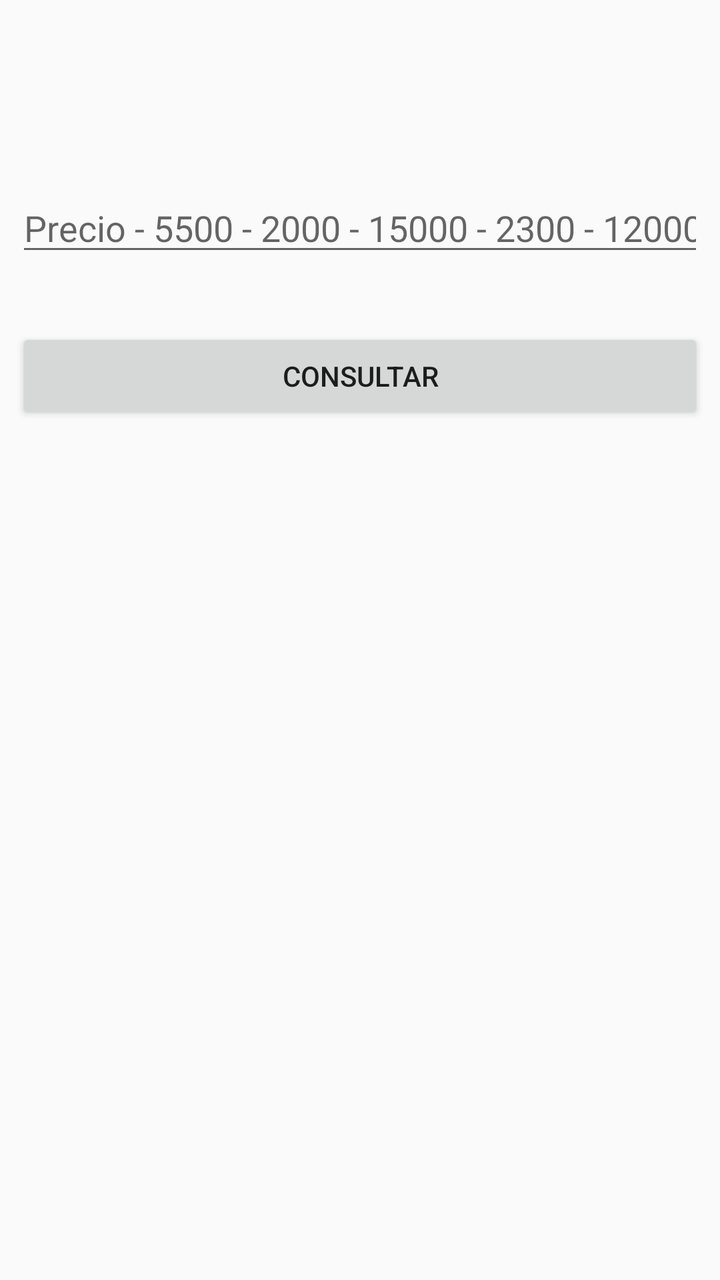
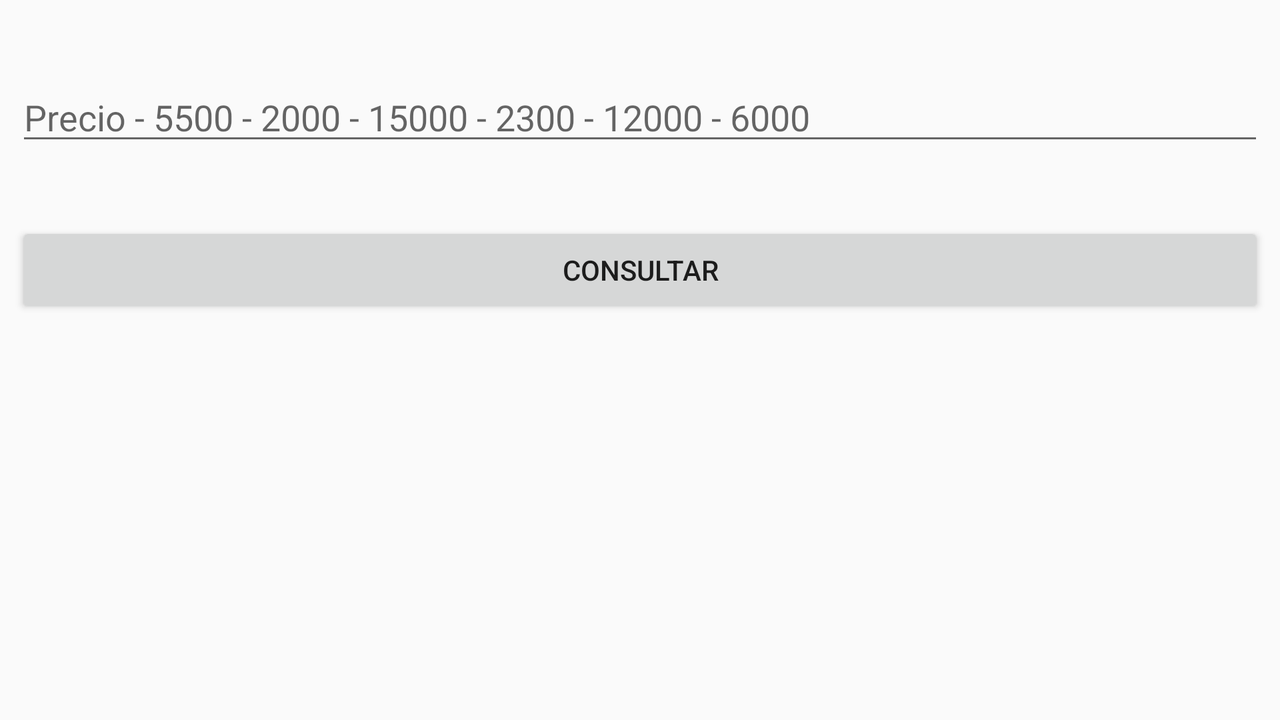

Two renders of one Android screen. The first uses the default layout on a phone; the second uses the alternative layout the repository ships for a different screen configuration, on a matching device. The two XML files are below.
<!-- AndroidManifest.xml: application theme AppTheme -->
<!-- res/layout/activity_precios.xml -->
<?xml version="1.0" encoding="utf-8"?>
<android.support.constraint.ConstraintLayout xmlns:android="http://schemas.android.com/apk/res/android"
    xmlns:app="http://schemas.android.com/apk/res-auto"
    xmlns:tools="http://schemas.android.com/tools"
    android:layout_width="match_parent"
    android:layout_height="match_parent"
    tools:context=".Precios">

    <EditText
        android:id="@+id/etPrecios"
        android:layout_width="0dp"
        android:layout_height="wrap_content"
        android:layout_marginStart="8dp"
        android:layout_marginTop="40dp"
        android:layout_marginEnd="8dp"
        android:layout_marginBottom="8dp"

        android:ems="10"
        android:hint="Precio - 5500 - 2000 - 15000 - 2300 - 12000 - 6000    "
        android:inputType="number"
        app:layout_constraintBottom_toTopOf="@+id/guideline2"
        app:layout_constraintEnd_toEndOf="parent"
        app:layout_constraintHorizontal_bias="0.0"
        app:layout_constraintStart_toStartOf="parent"
        app:layout_constraintTop_toTopOf="parent"
        app:layout_constraintVertical_bias="0.733" />

    <Button
        android:id="@+id/btnConsultar"
        android:layout_width="0dp"
        android:layout_height="wrap_content"
        android:layout_marginStart="8dp"
        android:layout_marginTop="4dp"
        android:layout_marginEnd="8dp"
        android:onClick="consultar"
        android:text="Consultar"
        app:layout_constraintEnd_toEndOf="parent"
        app:layout_constraintHorizontal_bias="0.0"
        app:layout_constraintStart_toStartOf="parent"
        app:layout_constraintTop_toTopOf="@+id/guideline2" />

    <android.support.v7.widget.RecyclerView
        android:id="@+id/rvVista"
        android:layout_width="0dp"
        android:layout_height="0dp"
        android:layout_marginStart="40dp"
        android:layout_marginTop="8dp"
        android:layout_marginEnd="40dp"
        android:layout_marginBottom="50dp"
        app:layout_constraintBottom_toBottomOf="parent"
        app:layout_constraintEnd_toEndOf="parent"
        app:layout_constraintStart_toStartOf="parent"
        app:layout_constraintTop_toTopOf="@+id/guideline3" />

    <android.support.constraint.Guideline
        android:id="@+id/guideline1"
        android:layout_width="wrap_content"
        android:layout_height="wrap_content"
        android:orientation="horizontal"
        app:layout_constraintGuide_begin="20dp"
        app:layout_constraintGuide_percent="0.0"
        />
    <android.support.constraint.Guideline
        android:id="@+id/guideline2"
        android:layout_width="wrap_content"
        android:layout_height="wrap_content"
        android:orientation="horizontal"
        app:layout_constraintGuide_begin="20dp"
        app:layout_constraintGuide_percent="0.25"
        />
    <android.support.constraint.Guideline
        android:id="@+id/guideline3"
        android:layout_width="wrap_content"
        android:layout_height="wrap_content"
        android:orientation="horizontal"
        app:layout_constraintGuide_begin="20dp"
        app:layout_constraintGuide_percent="0.50"
        />
    <android.support.constraint.Guideline
        android:id="@+id/guideline4"
        android:layout_width="wrap_content"
        android:layout_height="wrap_content"
        android:orientation="horizontal"
        app:layout_constraintGuide_begin="20dp"
        app:layout_constraintGuide_percent="0.75"
        />
    <android.support.constraint.Guideline
        android:id="@+id/guideline5"
        android:layout_width="wrap_content"
        android:layout_height="wrap_content"
        android:orientation="horizontal"
        app:layout_constraintGuide_begin="20dp"
        app:layout_constraintGuide_percent="1"
        />

</android.support.constraint.ConstraintLayout>
<!-- resources referenced by this layout -->
<resources>
  <style name="AppTheme" parent="Theme.AppCompat.Light.DarkActionBar">
          
          <item name="colorPrimary">@color/colorPrimary</item>
          <item name="colorPrimaryDark">@color/colorPrimaryDark</item>
          <item name="colorAccent">@color/colorAccent</item>
      </style>
</resources>
<!-- res/layout-land/activity_precios.xml (the repository's variant of the layout above) -->
<!-- drawn on the phone turned sideways -->
<?xml version="1.0" encoding="utf-8"?>
<android.support.constraint.ConstraintLayout xmlns:android="http://schemas.android.com/apk/res/android"
    xmlns:app="http://schemas.android.com/apk/res-auto"
    xmlns:tools="http://schemas.android.com/tools"
    android:layout_width="match_parent"
    android:layout_height="match_parent"
    tools:context=".Precios">

    <EditText
        android:id="@+id/etPrecios"
        android:layout_width="0dp"
        android:layout_height="wrap_content"
        android:layout_marginStart="8dp"
        android:layout_marginTop="32dp"
        android:layout_marginEnd="8dp"
        android:layout_marginBottom="8dp"
        android:ems="10"

        android:hint="Precio - 5500 - 2000 - 15000 - 2300 - 12000 - 6000    "
        android:inputType="textPersonName"
        app:layout_constraintBottom_toTopOf="@+id/guideline2"
        app:layout_constraintEnd_toEndOf="parent"
        app:layout_constraintHorizontal_bias="0.0"
        app:layout_constraintStart_toStartOf="parent"
        app:layout_constraintTop_toTopOf="parent" />

    <android.support.v7.widget.RecyclerView
        android:id="@+id/rvVista"
        android:layout_width="0dp"
        android:layout_height="0dp"
        android:layout_marginStart="40dp"
        android:layout_marginTop="8dp"
        android:layout_marginEnd="40dp"
        android:layout_marginBottom="50dp"
        app:layout_constraintBottom_toBottomOf="parent"
        app:layout_constraintEnd_toEndOf="parent"
        app:layout_constraintHorizontal_bias="0.0"
        app:layout_constraintStart_toStartOf="parent"
        app:layout_constraintTop_toTopOf="@+id/guideline3"
        app:layout_constraintVertical_bias="0.0" />

    <android.support.constraint.Guideline
        android:id="@+id/guideline1"
        android:layout_width="wrap_content"
        android:layout_height="wrap_content"
        android:orientation="horizontal"
        app:layout_constraintGuide_begin="20dp"
        app:layout_constraintGuide_percent="0.0"
        />
    <android.support.constraint.Guideline
        android:id="@+id/guideline2"
        android:layout_width="wrap_content"
        android:layout_height="wrap_content"
        android:orientation="horizontal"
        app:layout_constraintGuide_begin="20dp"
        app:layout_constraintGuide_percent="0.25"
        />
    <android.support.constraint.Guideline
        android:id="@+id/guideline3"
        android:layout_width="wrap_content"
        android:layout_height="wrap_content"
        android:orientation="horizontal"
        app:layout_constraintGuide_begin="20dp"
        app:layout_constraintGuide_percent="0.50"
        />
    <android.support.constraint.Guideline
        android:id="@+id/guideline4"
        android:layout_width="wrap_content"
        android:layout_height="wrap_content"
        android:orientation="horizontal"
        app:layout_constraintGuide_begin="20dp"
        app:layout_constraintGuide_percent="0.75"
        />
    <android.support.constraint.Guideline
        android:id="@+id/guideline5"
        android:layout_width="wrap_content"
        android:layout_height="wrap_content"
        android:orientation="horizontal"
        app:layout_constraintGuide_begin="20dp"
        app:layout_constraintGuide_percent="1"
        />

    <Button
        android:id="@+id/btnConsultar"
        android:layout_width="0dp"
        android:layout_height="wrap_content"
        android:layout_marginStart="8dp"
        android:layout_marginTop="8dp"
        android:layout_marginEnd="8dp"
        android:layout_marginBottom="8dp"
        android:onClick="consultar"
        android:text="Consultar"
        app:layout_constraintBottom_toTopOf="@+id/guideline3"
        app:layout_constraintEnd_toEndOf="parent"
        app:layout_constraintHorizontal_bias="1.0"
        app:layout_constraintStart_toStartOf="parent"
        app:layout_constraintTop_toTopOf="@+id/guideline2" />
</android.support.constraint.ConstraintLayout>
